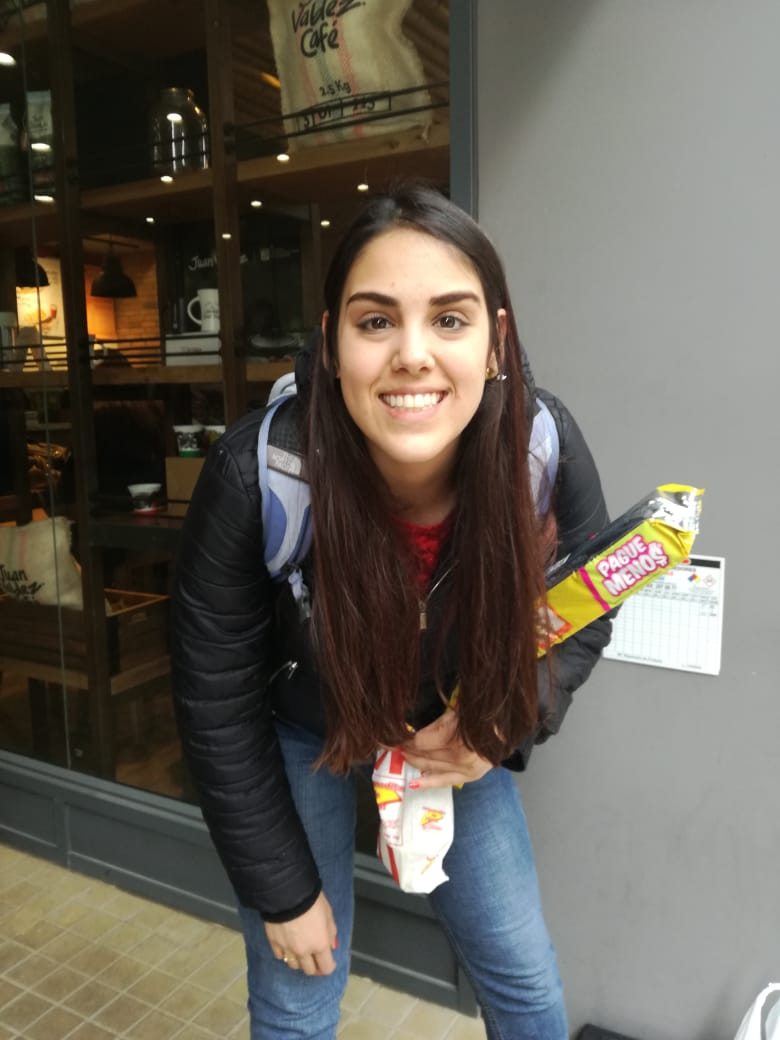
#> input picture 04-Hybrid/P2.jpeg, 780 x 1040 px
$ python Test_Hybrid.py
#> lines starting #> are read from the running program, lines starting #| are printed output that depends on the picture
# -*- coding: utf-8 -*-
"""
Created on Thu Feb 21 21:47:00 2019

@author: NataliaDurán
"""
import numpy as np
import matplotlib.pyplot as plt
import matplotlib.image as mpimg
import subprocess
from scipy import ndimage as ndi
try:
    import cv2
except ImportError:
    subprocess.call(['pip','install','opencv-contrib-python'])
import cv2

#Show the image with plt and mpimg
imgo1=mpimg.imread('P2.jpeg')
#> imgo1 is the input picture: shape (1040, 780, 3); mean R, G, B 100.9, 95.6, 86.1
plt.figure(1)
plt.subplot(3,2,1)
plt.axis("off")
plt.imshow(imgo1)


#Show the image with cv2 and plt
imgo2=cv2.imread('P1.jpeg')
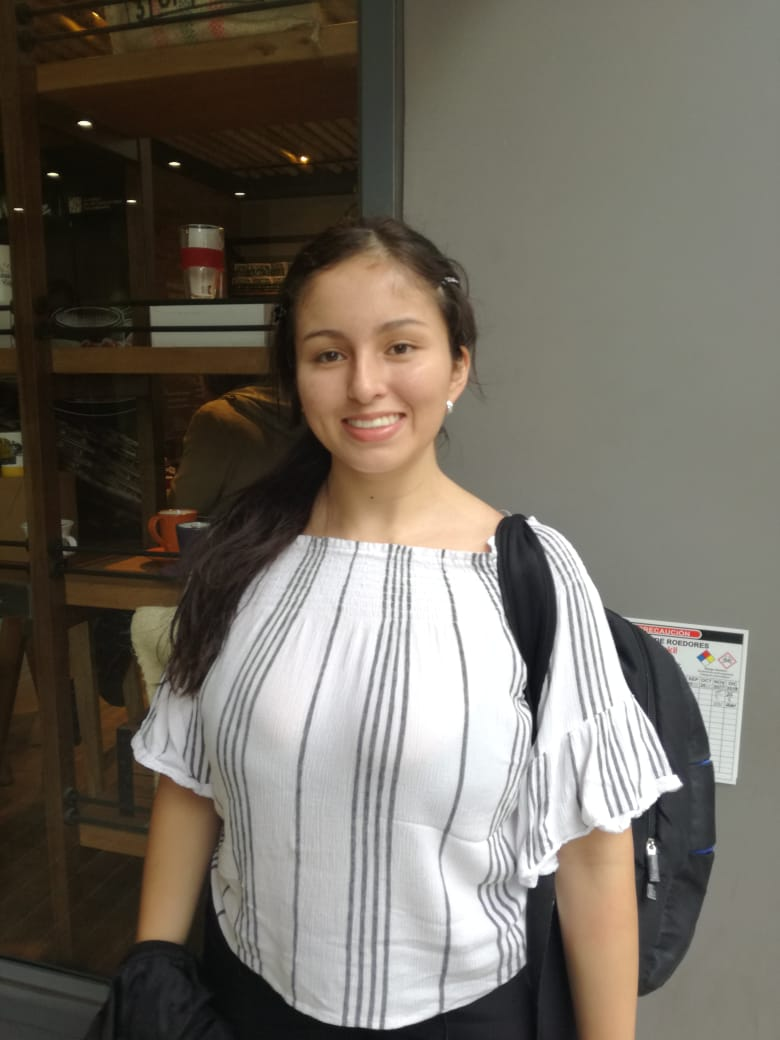
#> input picture 04-Hybrid/P1.jpeg, 780 x 1040 px
#> imgo2 is the input picture: shape (1040, 780, 3); mean B, G, R 96, 105.9, 112.1
plt.subplot(3,2,2)
plt.axis("off")
plt.imshow(cv2.cvtColor(imgo2, cv2.COLOR_BGR2RGB))


#Apply of high-filter with kernel
img1=cv2.imread('P1.jpeg',0)
#> img1: shape (1040, 780); min 1, max 255, mean 106.6
data = np.array(img1, dtype=float)
kernel = np.array([[-1, -1, -1],
                   [-1,  30, -1],
                   [-1, -1, -1]])
kernel=1/30*kernel
img1= ndi.convolve(data, kernel)
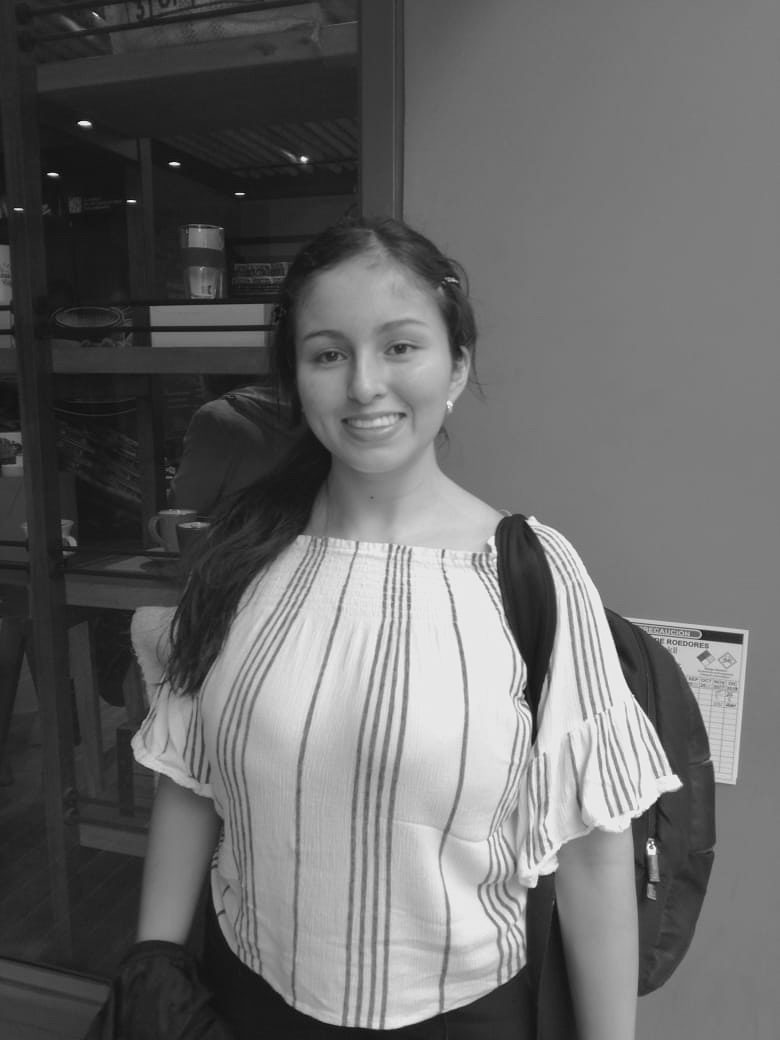
#> img1: shape (1040, 780) float64; min -10.33, max 206.6, mean 78.2; drawn with min black and max white
img1 = img1.astype(np.uint8)
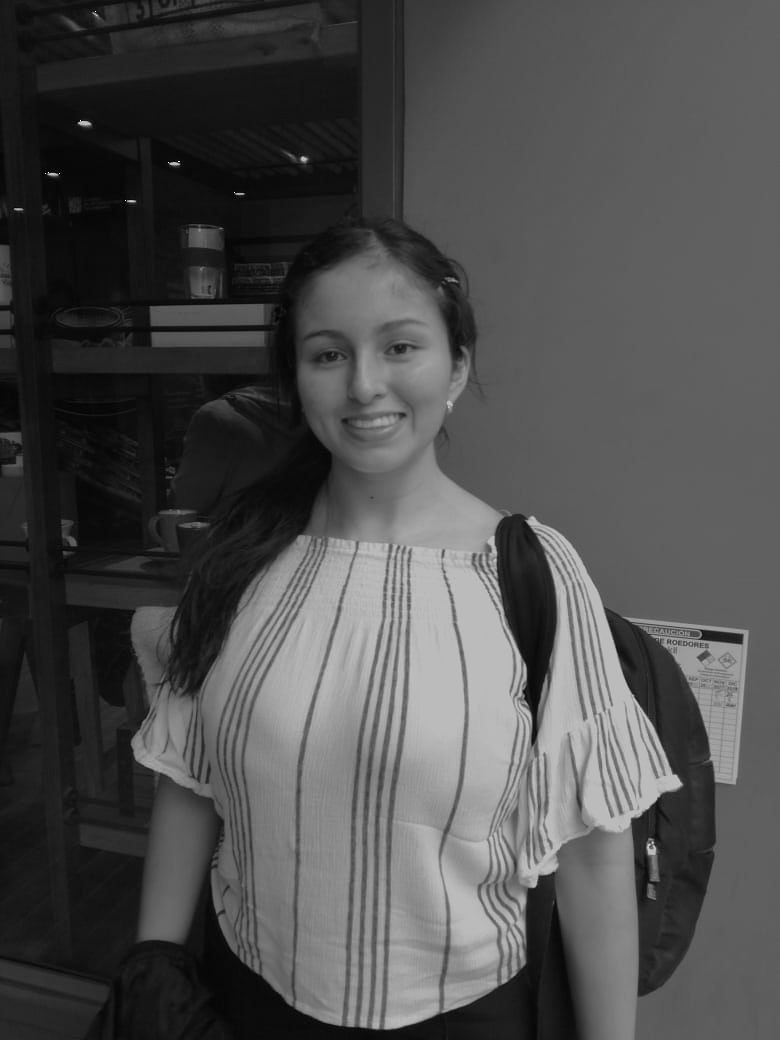
#> img1: shape (1040, 780); min 0, max 254, mean 77.7
img1 = cv2.cvtColor(img1,cv2.COLOR_GRAY2RGB)
#> img1: shape (1040, 780, 3)
plt.subplot(3,2,3)
plt.axis("off")
plt.imshow(img1)

#Apply of low filter (Gaussian)
img2=cv2.imread('P2.jpeg')
d=270
img2 = cv2.GaussianBlur(img2,(27,27),d)
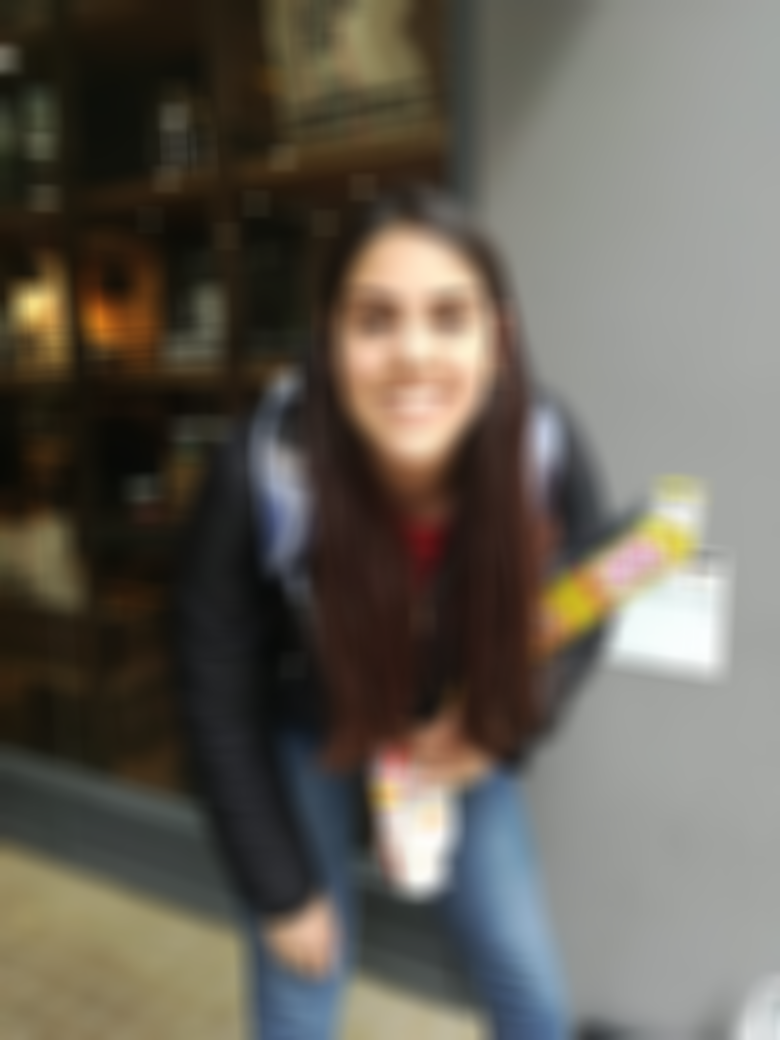
#> img2: shape (1040, 780, 3); mean B, G, R 86.1, 95.6, 100.9
plt.subplot(3,2,4)
plt.axis("off")
plt.imshow(cv2.cvtColor(img2, cv2.COLOR_BGR2RGB))

#Make the hybrid image
img=cv2.addWeighted(img1,0.5,img2,0.5,0)
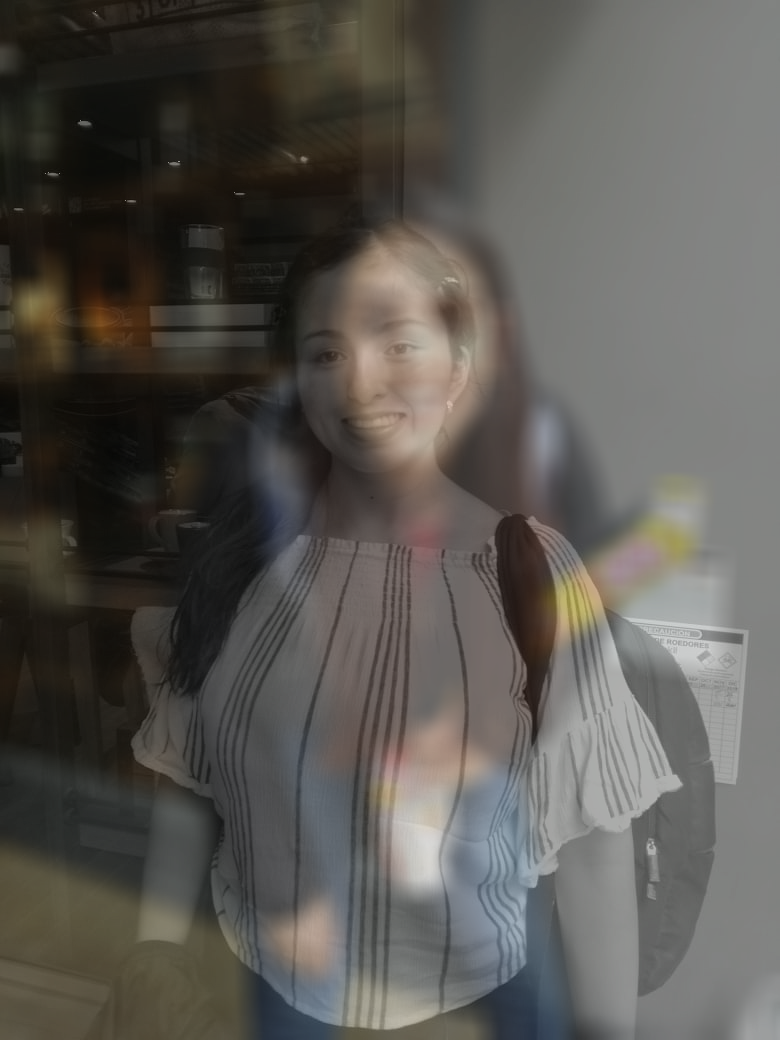
#> img: shape (1040, 780, 3); mean B, G, R 81.9, 86.6, 89.3
#Show the image
plt.subplot(3,2,5)
plt.axis("off")
plt.imshow(cv2.cvtColor(img, cv2.COLOR_BGR2RGB))
plt.subplots_adjust(wspace=0, hspace=0)
plt.show()
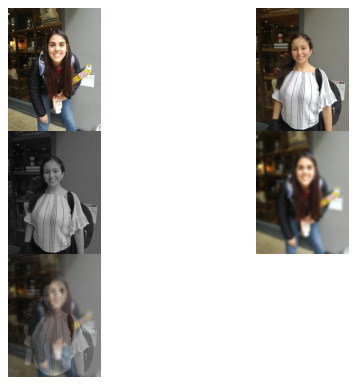
#> figure drawn by matplotlib, 5 panels

plt.figure(2)
plt.axis("off")
plt.imshow(cv2.cvtColor(img, cv2.COLOR_BGR2RGB))
plt.show()
#Try to see the image more little
#imgp=cv2.pyrDown(img)
#imgp=cv2.pyrDown(imgp)
#imgp=cv2.pyrDown(imgp)
#fig, ax = plt.subplots(nrows=1, ncols=2, figsize=(10, 5), dpi=80, sharex=True, sharey=True)
#ax[1].imshow(cv2.cvtColor(img, cv2.COLOR_BGR2RGB))
#ax[0].imshow(cv2.cvtColor(imgp, cv2.COLOR_BGR2RGB))

#References
#https://docs.opencv.org/2.4/doc/tutorials/imgproc/gausian_median_blur_bilateral_filter/gausian_median_blur_bilateral_filter.html
#https://docs.opencv.org/3.1.0/d4/d13/tutorial_py_filtering.html
#https://docs.opencv.org/3.2.0/d0/d86/tutorial_py_image_arithmetics.html
#https://stackoverflow.com/questions/46689428/convert-np-array-of-type-float64-to-type-uint8-scaling-values
#https://stackoverflow.com/questions/28816046/displaying-different-images-with-actual-size-in-matplotlib-subplot
